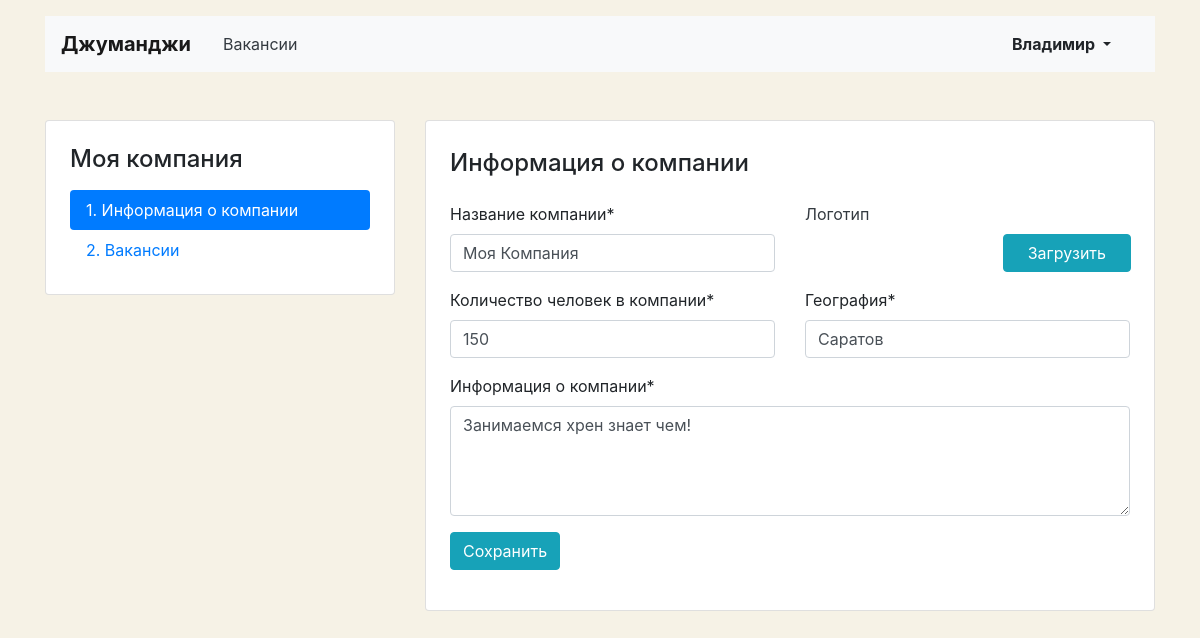
/mycompany/ (signed in), run on the app's committed database.
### job/models.py (models this page shows, shortened)
class Company(models.Model):
    com_id = models.AutoField(primary_key=True, db_column='id')
    name = models.CharField(max_length=32)
    location = models.CharField(max_length=32)
    logo = models.ImageField(upload_to=MEDIA_COMPANY_IMAGE_DIR, default='150x80.gif')
    description = models.CharField(max_length=264)
    employee_count = models.PositiveIntegerField()
    owner = models.OneToOneField(User, on_delete=models.CASCADE, related_name='companies')

### job/views/mycompany.py (the view, shortened to what this page needs)
# urls.py: path('mycompany/', MycompanyView.as_view(), name='mycompany'),
@method_decorator(login_required, name='dispatch')
class MycompanyView(FormView):
    template_name = 'job/company-edit.html'
    form_class = MyCompanyForm
    success_url = '/mycompany'
    def get(self, request, *args, **kwargs):
        if Company.objects.filter(owner=self.request.user):
            form = self.form_class(instance=Company.objects.get(owner=self.request.user))
            return render(request, self.template_name, {'form': form})
        else:
            return redirect('/mycompany/letsstart/')

### job/forms.py
class MyCompanyForm(forms.ModelForm):
    class Meta:
        model = Company
        fields = ('name', 'location', 'logo', 'description', 'employee_count')
        labels = {
            'name': _('Название компании'),
            'location': 'География',
            'logo': '',
            'description': _('Информация о компании'),
            'employee_count': _('Количество человек в компании'),
        }
        widgets = {
            'description': Textarea(attrs={'rows': 4}),
            'logo': FileInput(attrs={'class': 'custom-file-input'}),
        }

### templates/job/company-edit.html (shortened to what this page needs)
{% extends 'mycom_base.html' %}
{% load crispy_forms_tags %}
{% block content %}
<div class="row mt-5">
  {% include 'left-menu.html' %}
  <div class="col-12 col-lg-8">
    <div class="card">
      <div class="card-body px-4 pb-4">
        <section class="tab-pane fade show active">
          <h2 class="h4 pt-2 pb-3">Информация о&nbsp;компании</h2>
          <form action="" enctype="multipart/form-data" method="post">
            <div class="row">
              <div class="col-12 col-md-6">
                {{ form.name|as_crispy_field }}
              </div>
              <div class="col-12 col-md-6">
                <label class="mb-2 text-dark">Логотип</label>
                <div class="row">
                  <div class="col-6">
                  </div>
                  <div class="col-6" style="position: relative;">
                    <div class="input-group-prepend" style="position: absolute; top: 0;right: 15px;">
                      <span class="btn btn-info px-4">Загрузить</span>
                    </div>
                    {{ form.logo|as_crispy_field }}
                  </div>
                </div>
              </div>
            </div>
            <div class="row">
              <div class="col-12 col-md-6">
                {{ form.employee_count|as_crispy_field }}
              </div>
              <div class="col-12 col-md-6">
                {{ form.location|as_crispy_field }}
              </div>
            </div>
            {{ form.description|as_crispy_field }}
            <div class="form-group">
              <input type="submit" class="btn btn-info" value="Сохранить">
            </div>
          </form>
        </section>
      </div>
    </div>
  </div>
</div>
{% endblock %}

### templates/mycom_base.html (shortened to what this page needs)
<!DOCTYPE html>
<html lang="ru">
<head>
  <link rel="stylesheet" href="https://stackpath.bootstrapcdn.com/bootstrap/4.3.1/css/bootstrap.min.css">
</head>
<body>
  <header class="container mt-3">
    <nav class="navbar navbar-expand-lg navbar-light bg-light">
      <a class="navbar-brand mr-4 font-weight-bold" href="{% url 'main' %}">Джуманджи</a>
      <div class="collapse navbar-collapse justify-content-between" id="navbarNav">
        <ul class="navbar-nav col-10">
          <li class="nav-item">
            <a class="nav-link text-dark" href="{% url 'vacancies' %}">Вакансии</a>
          </li>
        </ul>
        <ul class="navbar-nav col-2 justify-content-end">
          <li class="nav-item active">
            <div class="btn-group">
              <button type="button" class="btn dropdown-toggle font-weight-bold" data-toggle="dropdown" aria-haspopup="true" aria-expanded="false">
                {{ user.first_name }} {{ user.last_name }}
              </button>
            </div>
          </li>
        </ul>
      </div>
    </nav>
  </header>
  <main class="container mt-3 pb-5">
    {% block content %}
    {% endblock %}
  </main>
</body>
</html>

### templates/job/company-edit.html (style rules this page uses)
body { background-color: #F6F2E6; }

### data on the page
Company: name "Моя Компания", employee_count "150", location "Саратов", description "Занимаемся хрен знает чем!"

### other printed values
{{ user.first_name }} "Владимир"
